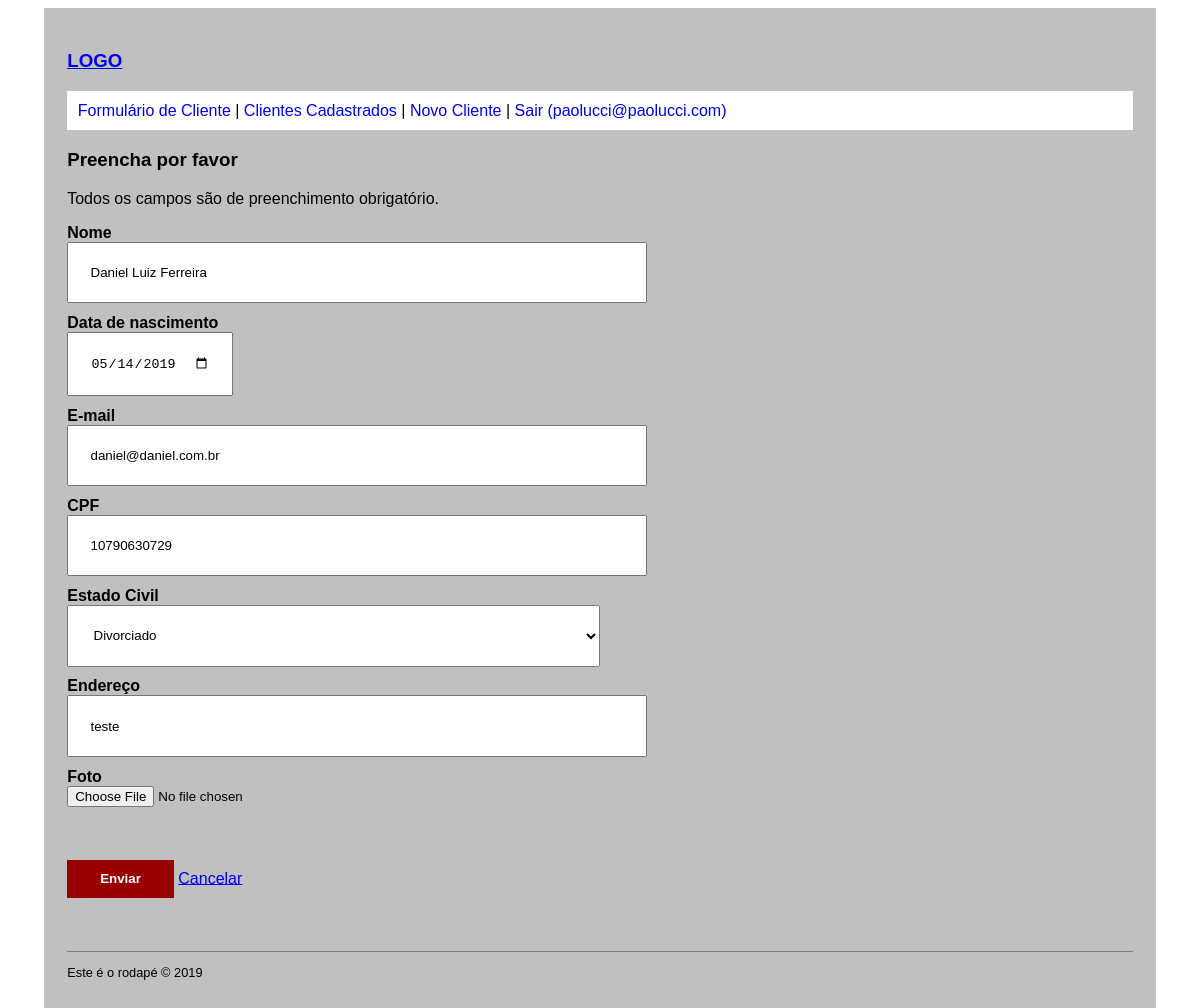
The app's page /?pagina=formcliente&idcliente=6 (signed in) with its own data.
### tables this page shows
CREATE TABLE `cliente` (
  `idcliente` int(11) NOT NULL,
  `nome` varchar(200) NOT NULL,
  `nascimento` date NOT NULL,
  `email` varchar(200) NOT NULL,
  `cpf` bigint(20) NOT NULL,
  `estadocivil` varchar(45) NOT NULL,
  `endereco` varchar(200) NOT NULL,
  `senha` varchar(200) NOT NULL,
  `perfil` varchar(100) NOT NULL DEFAULT 'cliente',
  `foto` varchar(200) NOT NULL
);

### model/cliente.php (called while the page is built, shortened)
<?php
function consultarCliente($idcliente = null, $consulta = null) {
    include 'model/conexao.php';
    $sql = 'SELECT * FROM cliente';
    if ($idcliente)
        $sql .= ' WHERE idcliente = ' . $idcliente;
    return mysqli_query($conexao, $sql);
}
?>

### view/formcliente.php (the view, shortened to what this page needs)
<h3>Preencha por favor</h3>
<p>Todos os campos são de preenchimento obrigatório.</p>
<?php
if (isset($_GET['idcliente']) && $idcliente = trim($_GET['idcliente'])) {
    include 'model/cliente.php';
    $cliente = consultarCliente($idcliente);
    $cliente = mysqli_fetch_assoc($cliente);
}
?>
<form method="post" enctype="multipart/form-data" action="controller/cliente.php<?php echo isset($cliente) ? '?idcliente=' . $idcliente : '' ?>">
    <label for="nome">Nome</label>
    <input type="text" name="nome" value="<?php echo isset($cliente) ? $cliente['nome'] : '' ?>">
    <label for="nascimento">Data de nascimento</label>
    <input type="date" name="nascimento" value="<?php echo isset($cliente) ? $cliente['nascimento'] : '' ?>">
    <label for="email">E-mail</label>
    <input type="text" name="email" value="<?php echo isset($cliente) ? $cliente['email'] : '' ?>">
    <label for="cpf">CPF</label>
    <input type="text" name="cpf" value="<?php echo isset($cliente) ? $cliente['cpf'] : '' ?>">
    <?php
    $estadoCivil = array(
        'casado' => 'Casado',
        'divorciado' => 'Divorciado',
        'solteiro' => 'Solteiro',
        'uniaoestavel' => 'União Estável',
        'viuvo' => 'Viúvo',
        2 => 'Expulso de Casa',
    );
    ?>
    <label for="estadocivil">Estado Civil</label>
    <select name="estadocivil">
        <?php foreach ($estadoCivil as $posicao => $valor): ?>
            <?php if (isset($cliente) && $cliente['estadocivil'] == $posicao): ?>
                <option value="<?php echo $posicao ?>" selected><?php echo $valor ?></option>
            <?php else: ?>
                <option value="<?php echo $posicao ?>"><?php echo $valor ?></option>
            <?php endif; ?>
        <?php endforeach; ?>
    </select>
    <label for="endereco">Endereço</label>
    <input type="text" name="endereco" value="<?php echo isset($cliente) ? $cliente['endereco'] : '' ?>">
    <label for="foto">Foto</label>
    <input type="file" name="foto">
    <div id="button">
        <input type="submit" value="Enviar">
        <a href="index.php">Cancelar</a>
    </div>
</form>

### css/estilo.css (style rules this page uses)
body { font-family: sans-serif; }
label { font-weight: bold; display: block; margin-top: 1%; }
#button { margin: 5% 0; }
input[type=submit] { border: 1px solid #900; padding: 1% 3%; font-weight: bold; background: #900; color: white; }
input[type=text],input[type=password], select { width: 50%; padding: 2%; }
input[type=date] { padding: 2%; }

### css/print.css (style rules this page uses)
body { font-family: "Times New Roman"; font-size: .8em }

### records on screen
cliente: nome "Daniel Luiz Ferreira", nascimento "05/14/2019", email "daniel@daniel.com.br", cpf "10790630729", estadocivil "Divorciado", endereco "teste"

### other values on screen
$_SESSION['email'] "paolucci@paolucci.com"
